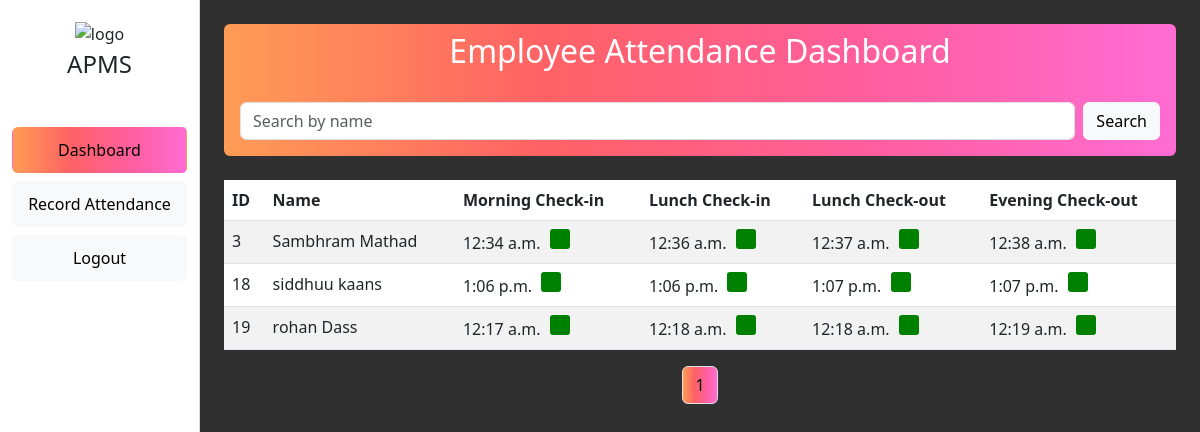
The page /dashboard/ (signed in) on the database its author committed.
### emp/models.py (models this page shows, shortened)
class Attendance(models.Model):
    employee = models.ForeignKey(Employee, on_delete=models.CASCADE)
    morning_check_in_time = models.DateTimeField(null=True, blank=True)
    morning_check_out_time = models.DateTimeField(null=True, blank=True)
    lunch_check_in_time = models.DateTimeField(null=True, blank=True)
    lunch_check_out_time = models.DateTimeField(null=True, blank=True)
    date = models.DateField(default=now)

class Employee(models.Model):
    GENDER_CHOICES = [
        ('M', 'Male'),
        ('F', 'Female'),
    ]
    SECTION_CHOICES = [
        ('Billing Section', 'Billing Section'),
        ('Men’s Nicker', 'Men’s Nicker'),
        ('Bag Section', 'Bag Section'),
        ('Saree section', 'Saree section'),
        ('Shirting and Suiting', 'Shirting and Suiting'),
        ('Men’s Readymade', 'Men’s Readymade'),
        ('Parakar', 'Parakar'),
        ('Ladies Undergarments', 'Ladies Undergarments'),
        ('Blouse Pc Section', 'Blouse Pc Section'),
        ('TOP section', 'TOP section'),
        ('Chudi Section', 'Chudi Section'),
        ('Kids Section', 'Kids Section'),
        ('Towel Section', 'Towel Section'),
    ]
    first_name = models.CharField(max_length=100)
    last_name = models.CharField(max_length=100)
    address = models.TextField(blank=True)  # Allow blank values
    gender = models.CharField(max_length=1, choices=GENDER_CHOICES)
    mobile = models.CharField(max_length=11, blank=True)  # Allow blank values
    base_salary = models.DecimalField(max_digits=10, decimal_places=2)
    section = models.CharField(max_length=50, choices=SECTION_CHOICES)  # New section field
    qr_code = models.ImageField(upload_to='qr_codes/', blank=True)
    def __str__(self):
        return f"{self.first_name} {self.last_name}"

### emp/views.py (the view)
# urls.py: path('dashboard/', views.dashboard, name='dashboard'),
def dashboard(request):
    if not request.user.is_authenticated:
        return redirect("admin_login")
    today = date.today()
    search_query = request.GET.get("search", "").strip()
    attendance = Attendance.objects.filter(
        Q(
            morning_check_in_time__isnull=True,
            lunch_check_in_time__isnull=False
        ) |
        Q(
            morning_check_in_time__isnull=False
        ),
        date=today
    ).select_related('employee').order_by('employee__id')
    if search_query:
        attendance = attendance.filter(
            Q(employee__first_name__icontains=search_query) |
            Q(employee__last_name__icontains=search_query)
        )
    page_number = request.GET.get("page", 1)
    paginator = Paginator(attendance, 10)  # Show 10 records per page
    attendance_records = paginator.get_page(page_number)
    return render(request, "dashboard.html", {"attendance_records": attendance_records, "search_query": search_query})

### emp/templates/dashboard.html (shortened to what this page needs)
<!DOCTYPE html>
<html lang="en">
<head>
    <link href="https://cdn.jsdelivr.net/npm/bootstrap@5.3.0-alpha3/dist/css/bootstrap.min.css" rel="stylesheet">
</head>
<body class="gradient-form" style="background-color:#424242;">
    <div class="container-fluid">
        <div class="row">
            <div class="col-md-3 col-lg-2 side-nav">
                <div class="text-center mb-1">
                    <img src="https://mdbcdn.b-cdn.net/img/Photos/new-templates/bootstrap-login-form/lotus.webp"
                        style="width: 105px;" alt="logo">
                </div>
                <h4 class="text-center mb-5">APMS</h4>
                {% if user.is_superuser %}
                <a class="btn gradient-custom-2 w-100 my-2">Dashboard</a>
                <a href="{% url 'add_employee' %}" class="btn btn-light w-100 my-2">Add Employee</a>
                <a href="{% url 'scan' %}" class="btn btn-light w-100 my-2">Record Attendance</a>
                <a href="{% url 'all_employees' %}" class="btn btn-light w-100 my-2">View All Employees</a>
                {% else %}
                <a class="btn gradient-custom-2 w-100 my-2">Dashboard</a>
                <a href="{% url 'scan' %}" class="btn btn-light w-100 my-2">Record Attendance</a>
                {% endif %}
                <a href="{% url 'admin_logout' %}" class="btn btn-light w-100 my-2">Logout</a>
            </div>
            <div class="col-md-9 col-lg-10" style="background-color:  #303030;">
                <div class="container mt-4">
                    <div class="gradient-custom-2 rounded-2">
                        <h2 class="text-center mb-3 pt-2 text-white">Employee Attendance Dashboard</h2>
                        <form method="GET" action="" class="d-flex mb-4 p-3">
                            <input type="text" name="search" class="form-control me-2" placeholder="Search by name"
                                value="{{ request.GET.search }}" required>
                            <button type="submit" class="btn btn-light">Search</button>
                        </form>
                    </div>
                    <table class="table table-striped bg-white rounded-2">
                        <thead>
                            <tr>
                                <th>ID</th>
                                <th>Name</th>
                                <th>Morning Check-in</th>
                                <th>Lunch Check-in</th>
                                <th>Lunch Check-out</th>
                                <th>Evening Check-out</th>
                            </tr>
                        </thead>
                        <tbody>
                            {% if attendance_records %}
                            {% for record in attendance_records %}
                            <tr>
                                <td>{{ record.employee.id }}</td>
                                <td>{{ record.employee }}</td>
                                <td>
                                    <span>{{ record.morning_check_in_time|date:"P" }}</span>
                                    <span
                                        class="status-box {% if record.morning_check_in_time is not None %}status-green{% else %}status-red{% endif %}"></span>
                                </td>
                                <td>
                                    <span>{{ record.lunch_check_in_time|date:"P" }}</span>
                                    <span
                                        class="status-box {% if record.lunch_check_in_time is not None %}status-green{% else %}status-red{% endif %}"></span>
                                </td>
                                <td>
                                    <span>{{ record.lunch_check_out_time|date:"P" }}</span>
                                    <span
                                        class="status-box {% if record.lunch_check_out_time is not None %}status-green{% else %}status-red{% endif %}"></span>
                                </td>
                                <td>
                                    <span>{{ record.morning_check_out_time|date:"P" }}</span>
                                    <span
                                        class="status-box {% if record.morning_check_out_time is not None %}status-green{% else %}status-red{% endif %}"></span>
                                </td>
                            </tr>
                            {% endfor %}
                            {% else %}
                            <tr>
                                <td colspan="6" class="text-center">No attendance records found.</td>
                            </tr>
                            {% endif %}
                        </tbody>
                    </table>
                    <nav aria-label="Page navigation">
                        <ul class="pagination justify-content-center">
                            {% for num in attendance_records.paginator.page_range %}
                            <li class="page-item">
                                <a class="page-link text-black {% if attendance_records.number == num %} gradient-custom-2 {% endif %}" href="?page={{ num }}{% if search_query %}&search={{ search_query }}{% endif %}">{{ num }}</a>
                            </li>
                            {% endfor %}
                        </ul>
                    </nav>
                </div>
            </div>
        </div>
    </div>
</body>
</html>

### emp/templates/dashboard.html (style rules this page uses)
.gradient-custom-2 { background: #ffbf71; background: -webkit-linear-gradient(to right, #fc9348, #ff585b, #ea5b92, #ff61cf); background: linear-gradient(to right, #ff9c55, #ff6264, #ff5e9c, #ff6cd3); }
@media (min-width: 768px) { .gradient-form { height: 100vh !important; } }
@media (min-width: 769px) { .gradient-custom-2 { border-top-right-radius: .3rem; border-bottom-right-radius: .3rem; } }
.status-box { width: 20px; height: 20px; display: inline-block; margin: 0 5px; border-radius: 3px; }
.status-green { background-color: green; }
.side-nav { height: 100vh; background-color: #fff; border-right: 1px solid #ddd; padding-top: 20px; }
.side-nav a { color: #000; display: block; padding: 10px 15px; text-decoration: none; }

### rows shown on the page
Attendance: employee.id "3", employee "Sambhram Mathad", morning_check_in_time "12:34 a.m.", lunch_check_in_time "12:36 a.m.", lunch_check_out_time "12:37 a.m.", morning_check_out_time "12:38 a.m."
Attendance: employee.id "18", employee "siddhuu kaans", morning_check_in_time "1:06 p.m.", lunch_check_in_time "1:06 p.m.", lunch_check_out_time "1:07 p.m.", morning_check_out_time "1:07 p.m."
Attendance: employee.id "19", employee "rohan Dass", morning_check_in_time "12:17 a.m.", lunch_check_in_time "12:18 a.m.", lunch_check_out_time "12:18 a.m.", morning_check_out_time "12:19 a.m."

### other values the page prints
{{ num }} "1"
